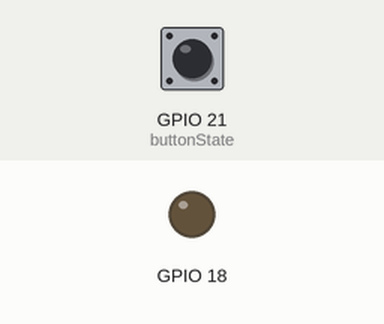
Recording of a program running on a simulated Raspberry Pi (BCM pin numbers). On the bench: output pins drawn as LEDs (lit = HIGH). Inputs (shaded band) come from the test bench; at power-on: GPIO 21 (buttonState) LOW.

Above: at 1.2 s.
1.3 s: GPIO 21 (buttonState) pulled HIGH for 0.15 s
At 1.37 s:
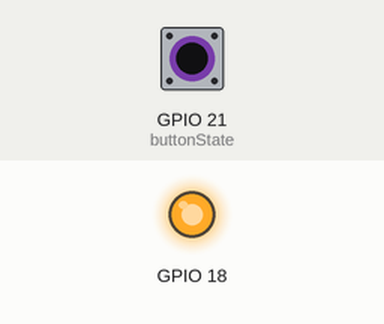
2.9 s: GPIO 21 (buttonState) pulled HIGH for 3.2 s
At 6.4 s:
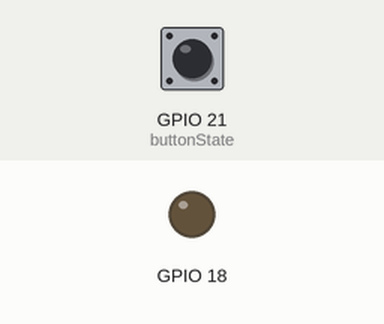
Timing chart, 0 to 7.9 s (numbered marks = the images above; inputs shaded):
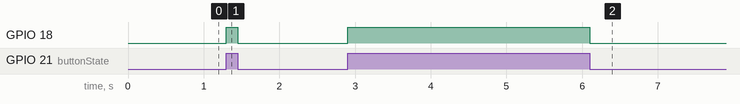

The program:

ex02_button.py
```python
import RPi.GPIO as gp
import time

gp.setmode(gp.BCM)
gp.setup(21, gp.IN)
gp.setup(18, gp.OUT)

while True:
    buttonState = gp.input(21)

    if buttonState == 1:
        gp.output(18, gp.HIGH)
    else:
        gp.output(18, gp.LOW)

    #gp.output(18, buttonState)
```

Measured:
- after the input at 1.3 s, GPIO 18: LOW → HIGH at once, → LOW 0.15 s later
- after the input at 2.9 s, GPIO 18: LOW → HIGH at once, → LOW 3.2 s later
